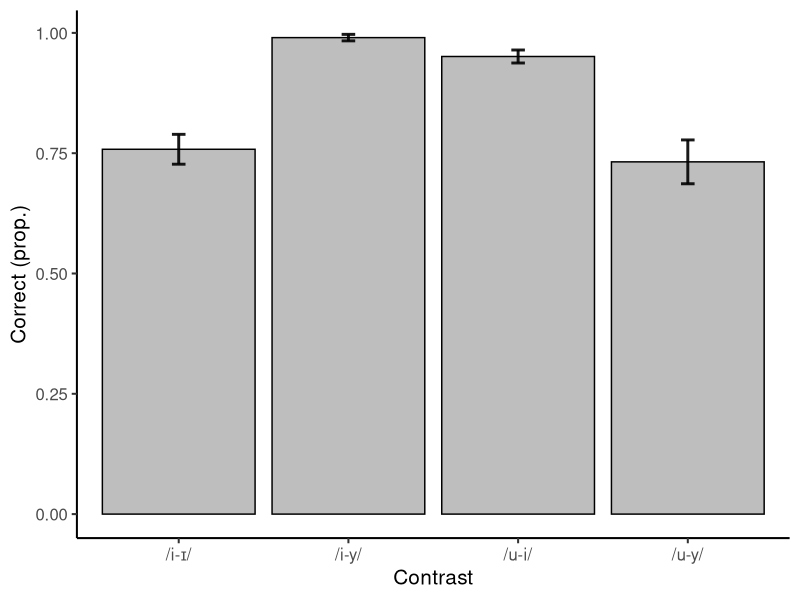

This figure's R source: (Note: this script raises an error after producing the figure.)
data2<- read.csv("identdata.csv")
#exclude bilinguals
identdata <- subset(data2, subject!="jw5c" & subject!="fnoe")
#Separate dataframes per contrast, so I can plot
iIident<-subset(identdata, vowelcontrast=="i/I")
calcIi<-data.frame(tapply(iIident$correct, list(iIident$subject, iIident$correct), length))
calcIi[is.na(calcIi)]<- 0
propsIi<-c(calcIi$X1/18)
Iimean<-mean(propsIi)
se<- function(x) sd(x)/sqrt(length(x))
seIi<-se(propsIi)

uyident<-subset(identdata, vowelcontrast=="y/u")
calcuy<-data.frame(tapply(uyident$correct, list(uyident$subject, uyident$correct), length))
calcuy[is.na(calcuy)]<- 0
propsuy<-c(calcuy$X1/18)
uymean<-mean(propsuy)
seuy<-se(propsuy)

uiident<-subset(identdata, vowelcontrast=="i/u")
calcui<-data.frame(tapply(uiident$correct, list(uiident$subject, uiident$correct), length))
calcui[is.na(calcui)]<- 0
propsui<-c(calcui$X1/18)
uimean<-mean(propsui)
seui<-se(propsui)

yiident<-subset(identdata, vowelcontrast=="y/i")
calcyi<-data.frame(tapply(yiident$correct, list(yiident$subject, yiident$correct), length))
calcyi[is.na(calcyi)]<- 0
propsyi<-c(calcyi$X1/18)
yimean<-mean(propsyi)
seyi<-se(propsyi)

contrast<-c("/i-\u026A/", "/u-i/", "/u-y/", "/i-y/")
allmeans<-c(Iimean, uimean, uymean, yimean)
allses<-c(seIi, seui, seuy, seyi)
margin2<-qt(0.975,df=29-1)*allses/sqrt(29)
margin<-allses*0.95
my_stuff<-data.frame(contrast, allmeans, allses, margin)

#plot
library(ggplot2)
library(plotrix)
ggplot(my_stuff) +
  geom_bar(aes(x=contrast, y=allmeans), stat="identity", fill="gray", color="black") + labs(x="Contrast", y = "Correct (prop.)")+ theme_classic(base_size = 15) +
  geom_errorbar(aes(x=contrast, ymin=allmeans-margin, ymax=allmeans+margin), width=0.08, colour="black", alpha=0.9, size=1)

#reg
identdata$correct<-as.factor(identdata$correct)
identdata$subject<-as.factor(identdata$subject)
identdata$pic_choices<-as.factor(identdata$pic_choices)
identdata$vowelcontrast<-as.factor(identdata$vowelcontrast)
identdata$vowelcontrast<-relevel(identdata$vowelcontrast, ref = "i/u")

thisreg<-glmer(correct  ~ vowelcontrast + (1|subject) + (1|pic_choices), family=binomial, data=identdata)
a<-emmeans(thisreg, list(pairwise ~ vowelcontrast))

#regression, rts ident task

identdata$rt <- as.numeric(identdata$rt)
identnoNA <- identdata[!is.na(identdata$rt),]
thatreg<-lmer(rt  ~ vowelcontrast + (1|subject) + (1|pic_choices), data=identnoNA)
b<-emmeans(thatreg, list(pairwise ~ vowelcontrast))

#RTplot
rtplot<-ggplot(identnoNA, aes(x=vowelcontrast, y=rt)) + geom_jitter(aes(x=vowelcontrast, y=rt), colour="grey", width=0.2) + geom_boxplot(outlier.shape = NA, alpha = 0.1) + theme_classic(base_size=15)
rtplot + labs(x = "Contrast", y = "Reaction time (ms)") + scale_x_discrete(labels=c('i/\u026A', 'u/i', 'i/y', 'u/y'))

#items
itemcorrect<-prop.table(table(identnoNA$pic_choices, identnoNA$correct), 1)
